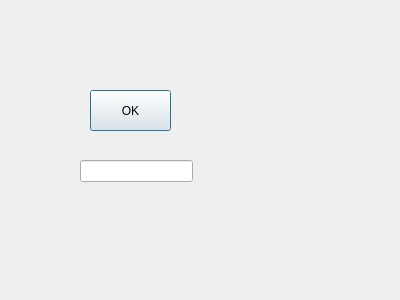
<?xml version="1.0" encoding="UTF-8"?>
<ui version="4.0">
 <class>DrawMoneyCustom</class>
 <widget class="QDialog" name="DrawMoneyCustom">
  <property name="geometry">
   <rect>
    <x>0</x>
    <y>0</y>
    <width>400</width>
    <height>300</height>
   </rect>
  </property>
  <property name="windowTitle">
   <string>Dialog</string>
  </property>
  <widget class="QLineEdit" name="le_customAmount">
   <property name="geometry">
    <rect>
     <x>80</x>
     <y>160</y>
     <width>113</width>
     <height>22</height>
    </rect>
   </property>
  </widget>
  <widget class="QPushButton" name="btn_confirmCustomAmount">
   <property name="geometry">
    <rect>
     <x>90</x>
     <y>90</y>
     <width>81</width>
     <height>41</height>
    </rect>
   </property>
   <property name="text">
    <string>OK</string>
   </property>
  </widget>
 </widget>
 <resources/>
 <connections/>
</ui>
